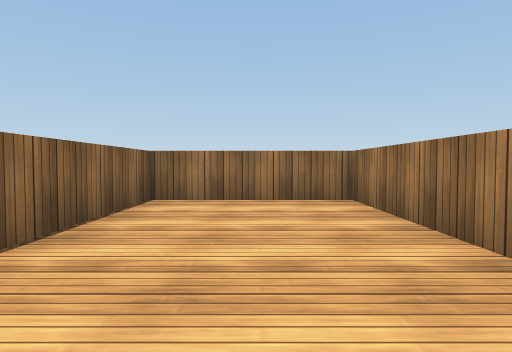
[1] (above)

19 first-person views from a walk through a Unity game level. The camera is 0.29 m above the floor, tilts 2° down and sees 75° across. The floor is counted in squares, 0.5 m on a side. Each view is taken from the middle of a square. On the plan, view 1 faces up. The plan holds only what a view shows up to about 9 squares ahead; the rest is blank. The place goes on beyond the plan. Surface patterns are stand-ins for the level's own textures.

[2]
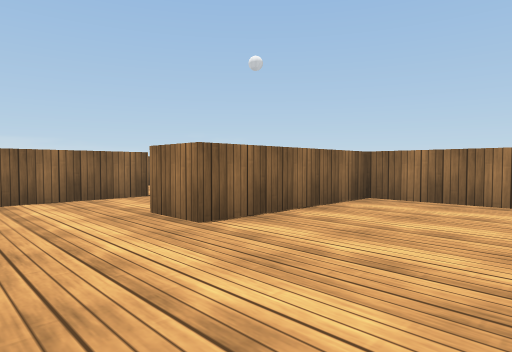

[3]
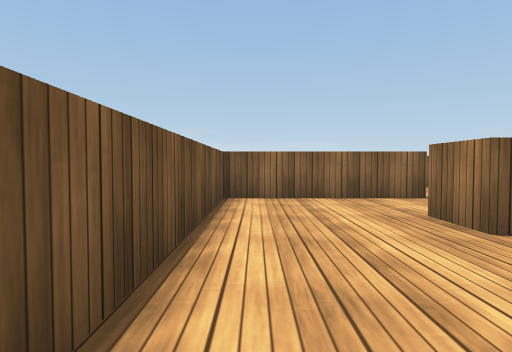

[4]
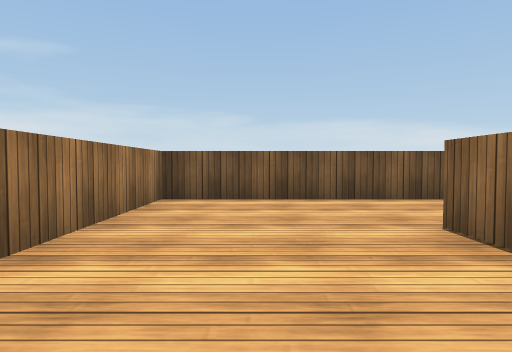

[5]
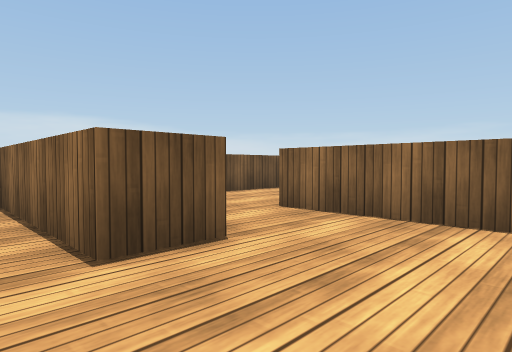

[6]
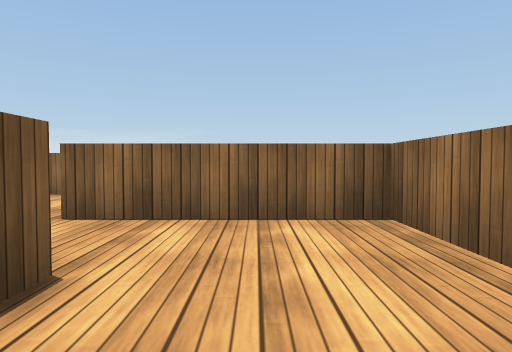

[7]
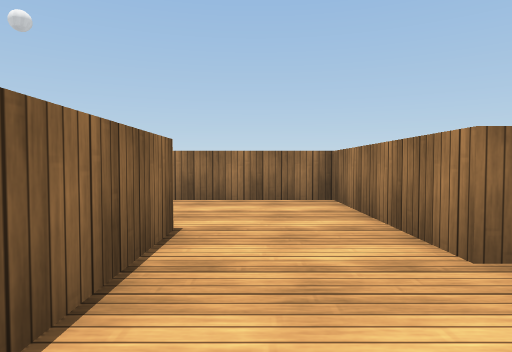

[8]
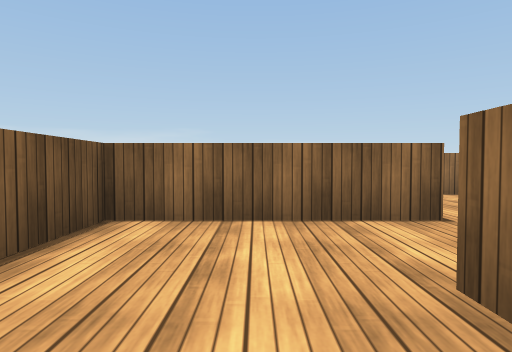

[9]
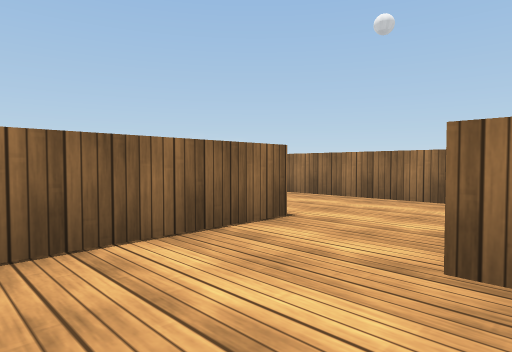

[10]
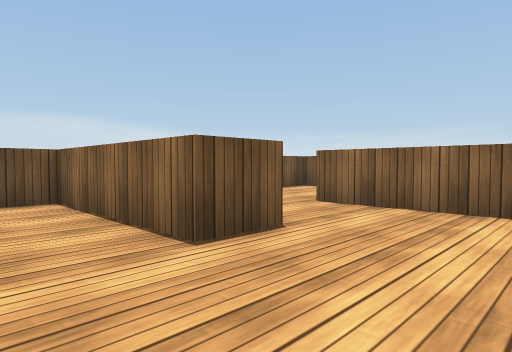

[11]
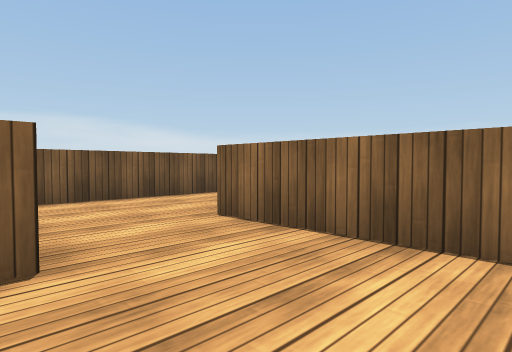

[12]
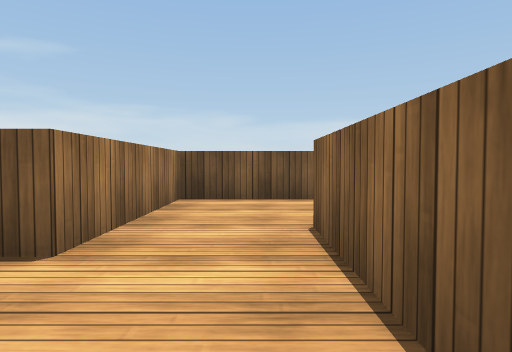

[13]
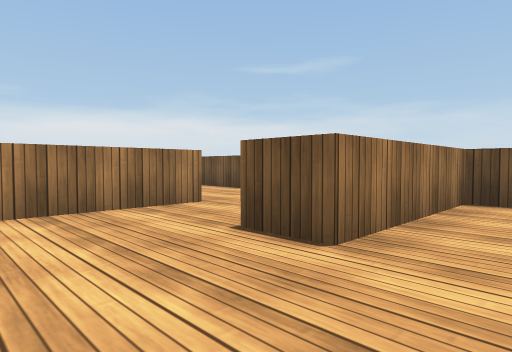

[14]
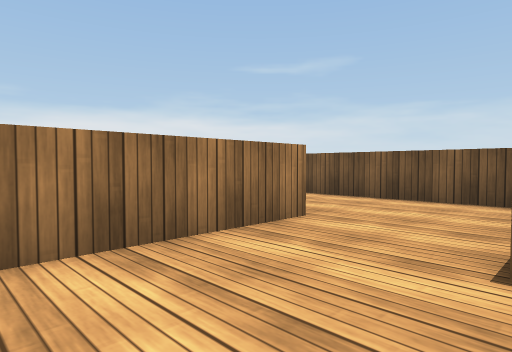

[15]
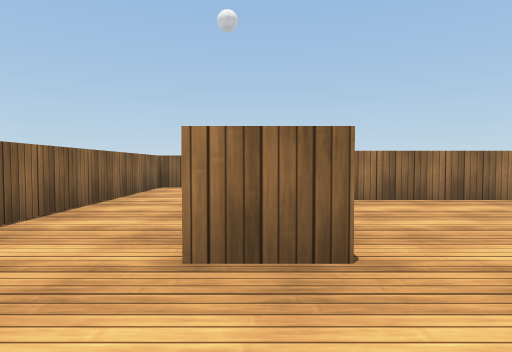

[16]
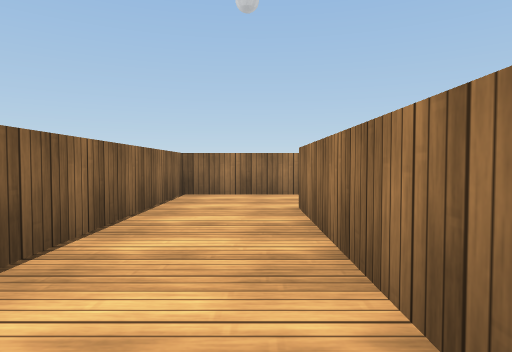

[17]
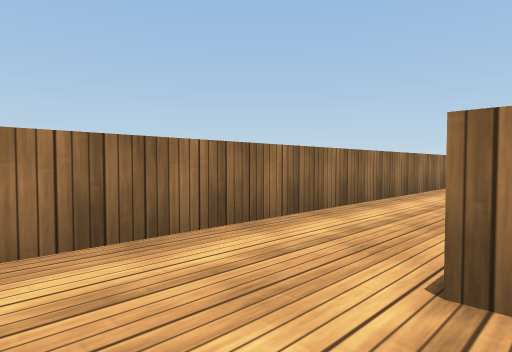

[18]
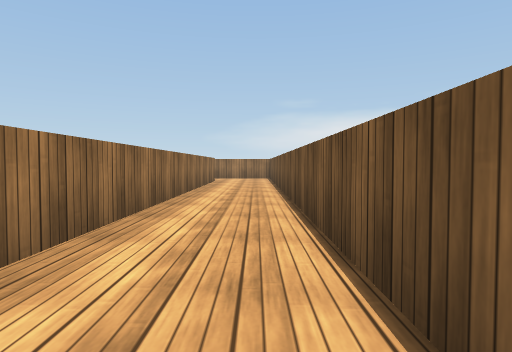

[19]
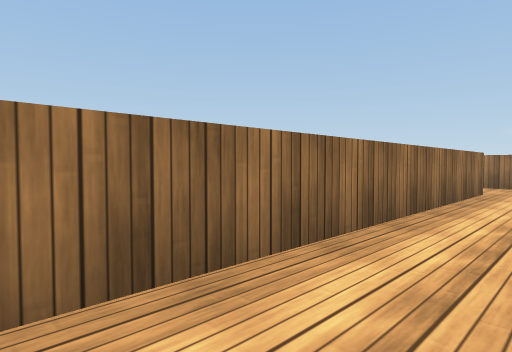

### Floor plan
Ten units are one square. View 1 is at (0, 0); x grows to the right and y downward. Boxes are objects, and circles mark ways between rooms. Rooms are numbered by the first view taken in them; rooms with no view inside come last. Other rooms are left out.
<svg viewBox="-169 -95 190 106">
<path fill="none" stroke="#000" d="M-35 6 16 6 16 -54 -17 -54 -17 -19 -27 -19M-57 -29 -47 -29 -47 -14M-27 -19 -27 -54 -65 -54M-47 -14 -47 6 -35 6M-81 -19 -86 -19M-84 6 -57 6 -57 -14M-115 -29 -104 -29M-94 -54 -125 -54M-134 -50 -134 -19M-65 -54 -75 -54 -75 -19M-57 -14 -57 -29M-134 -19 -145 -19M-145 6 -121 6M-114 -64 -30 -64M-144 -26 -144 -65M-4 -84 -164 -84 -164 -31M-162 6 -145 6M-104 -29 -104 6 -84 6"/>
<circle cx="-25" cy="-5" r="3" fill="#2a7"/>
<circle cx="-40" cy="-25" r="3" fill="#2a7"/>
<circle cx="-55" cy="-45" r="3" fill="#2a7"/>
<circle cx="-70" cy="-25" r="3" fill="#2a7"/>
<circle cx="-80" cy="-5" r="3" fill="#2a7"/>
<circle cx="-125" cy="-20" r="3" fill="#2a7"/>
<circle cx="-95" cy="-20" r="3" fill="#2a7"/>
<circle cx="-140" cy="-5" r="3" fill="#2a7"/>
<text x="0" y="-20">1</text>
<text x="-50" y="-40">2</text>
<text x="-40" y="-10">3</text>
<text x="-80" y="-10">4</text>
<text x="-110" y="-40">5</text>
<text x="-70" y="-40">6</text>
<text x="-130" y="-10">7</text>
<text x="-100" y="-70">8</text>
<text x="-100" y="-10">9</text>
</svg>
Room 1 opens to room 3. Room 2 opens to room 3. Room 2 opens to room 6. Room 4 opens to room 6. Room 4 opens to room 9. Room 5 opens to room 7. Room 5 opens to room 9. Room 7 opens to room 8.

Where each view was taken, in squares from view 1:
view 1: 0 up, 0 right, facing up
view 2: 0 up, 1 right, facing up-left
view 3: 0 up, 1 right, facing left
view 4: 5 up, 0 right, facing down
view 5: 5 up, 4 left, facing down-left
view 6: 4 up, 4 left, facing left
view 7: 0 up, 4 left, facing up
view 8: 1 up, 7 left, facing left
view 9: 0 up, 8 left, facing up-left
view 10: 5 up, 9 left, facing down-left
view 11: 5 up, 11 left, facing down-left
view 12: 5 up, 7 left, facing down
view 13: 5 up, 7 left, facing down-right
view 14: 5 up, 5 left, facing down-right
view 15: 0 up, 14 left, facing up
view 16: 2 up, 15 left, facing up
view 17: 6 up, 16 left, facing up-right
view 18: 7 up, 12 left, facing right
view 19: 7 up, 8 left, facing up-right
